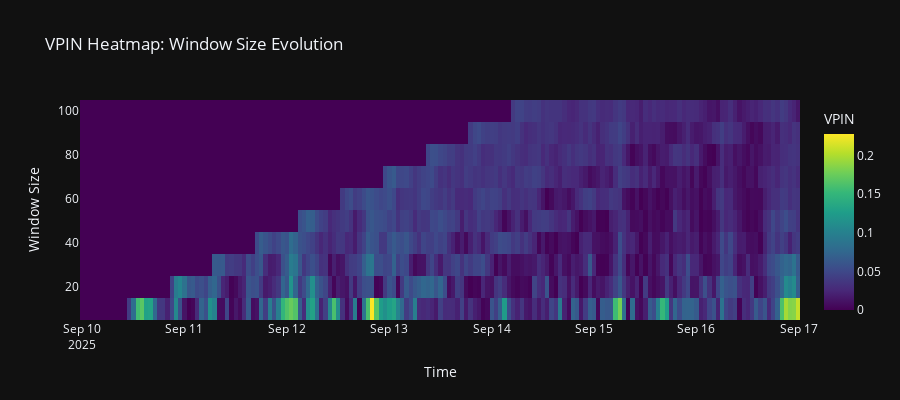

The notebook cell this image was saved under:
### Markdown cell above
## 3. VPIN Heatmap

### Code cell
def create_vpin_heatmap(df):
    windows = range(10, 101, 10)
    heatmap_data = []
    
    for w in windows:
        vpin = ta.vpin(df['buy_volume'].values, df['sell_volume'].values, w)
        heatmap_data.append(vpin)
    
    fig = go.Figure(data=go.Heatmap(
        z=heatmap_data, x=df['datetime'], y=list(windows),
        colorscale='Viridis', colorbar=dict(title="VPIN")
    ))
    
    fig.update_layout(
        title="VPIN Heatmap: Window Size Evolution",
        xaxis_title="Time", yaxis_title="Window Size",
        height=400, template="plotly_dark"
    )
    
    return fig

heatmap = create_vpin_heatmap(df)
heatmap.show()

### Figure 1 — Plotly figure (JSON) as saved in the notebook; plotly's stock layout.template omitted (floating-point values rounded to 4 significant figures; data arrays with more than 128 entries replaced by an {"elided": "..."} marker saying what was removed)
{"data": [{"colorbar": {"title": {"text": "VPIN"}}, "colorscale": [[0, "#440154"], [0.1111, "#482878"], [0.2222, "#3e4989"], [0.3333, "#31688e"], [0.4444, "#26828e"], [0.5556, "#1f9e89"], [0.6667, "#35b779"], [0.7778, "#6ece58"], [0.8889, "#b5de2b"], [1, "#fde725"]], "type": "heatmap", "x": {"elided": "168 str values"}, "y": [10, 20, 30, 40, 50, 60, 70, 80, 90, 100], "z": {"elided": "10x168 float values"}}], "layout": {"height": 400, "title": {"text": "VPIN Heatmap: Window Size Evolution"}, "xaxis": {"title": {"text": "Time"}}, "yaxis": {"title": {"text": "Window Size"}}}}
